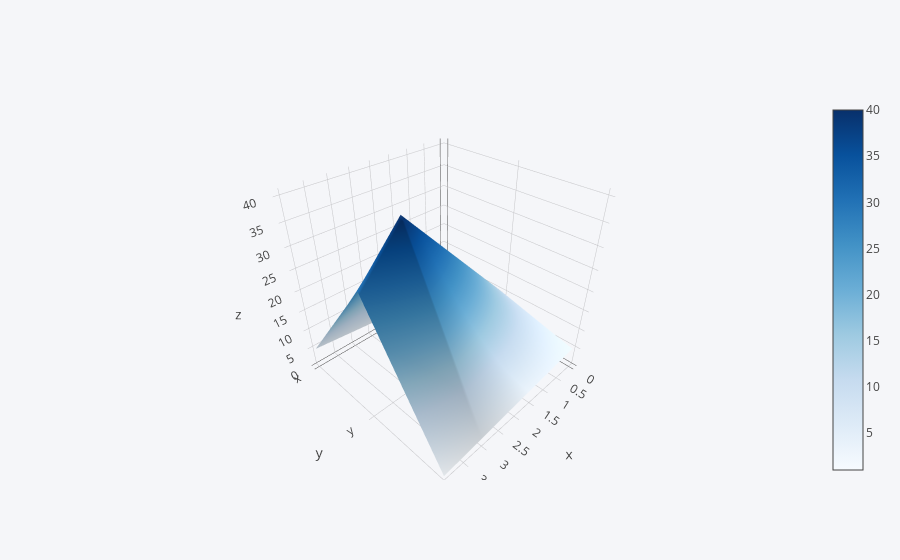

Notebook code for this chart:
### Code cell
df3.iplot(kind="surface", colorscale="Blues")

### Figure 1 — Plotly figure (JSON) as saved in the notebook; plotly's stock layout.template omitted (floating-point values rounded to 4 significant figures)
{"data": [{"colorscale": [[0, "rgb(247,251,255)"], [0.125, "rgb(222,235,247)"], [0.25, "rgb(198,219,239)"], [0.375, "rgb(158,202,225)"], [0.5, "rgb(107,174,214)"], [0.625, "rgb(66,146,198)"], [0.75, "rgb(33,113,181)"], [0.875, "rgb(8,81,156)"], [1, "rgb(8,48,107)"]], "type": "surface", "uid": "2b9235a5-81bf-4ed5-84f5-40a340446d37", "x": [0, 1, 2, 3, 4], "y": ["x", "y", "z"], "z": [[1, 2, 3, 4, 5], [10, 20, 30, 40, 30], [5, 4, 3, 2, 1]]}], "layout": {"legend": {"bgcolor": "#F5F6F9", "font": {"color": "#4D5663"}}, "paper_bgcolor": "#F5F6F9", "plot_bgcolor": "#F5F6F9", "title": {"font": {"color": "#4D5663"}}, "xaxis": {"gridcolor": "#E1E5ED", "showgrid": true, "tickfont": {"color": "#4D5663"}, "title": {"font": {"color": "#4D5663"}, "text": ""}, "zerolinecolor": "#E1E5ED"}, "yaxis": {"gridcolor": "#E1E5ED", "showgrid": true, "tickfont": {"color": "#4D5663"}, "title": {"font": {"color": "#4D5663"}, "text": ""}, "zerolinecolor": "#E1E5ED"}}}
